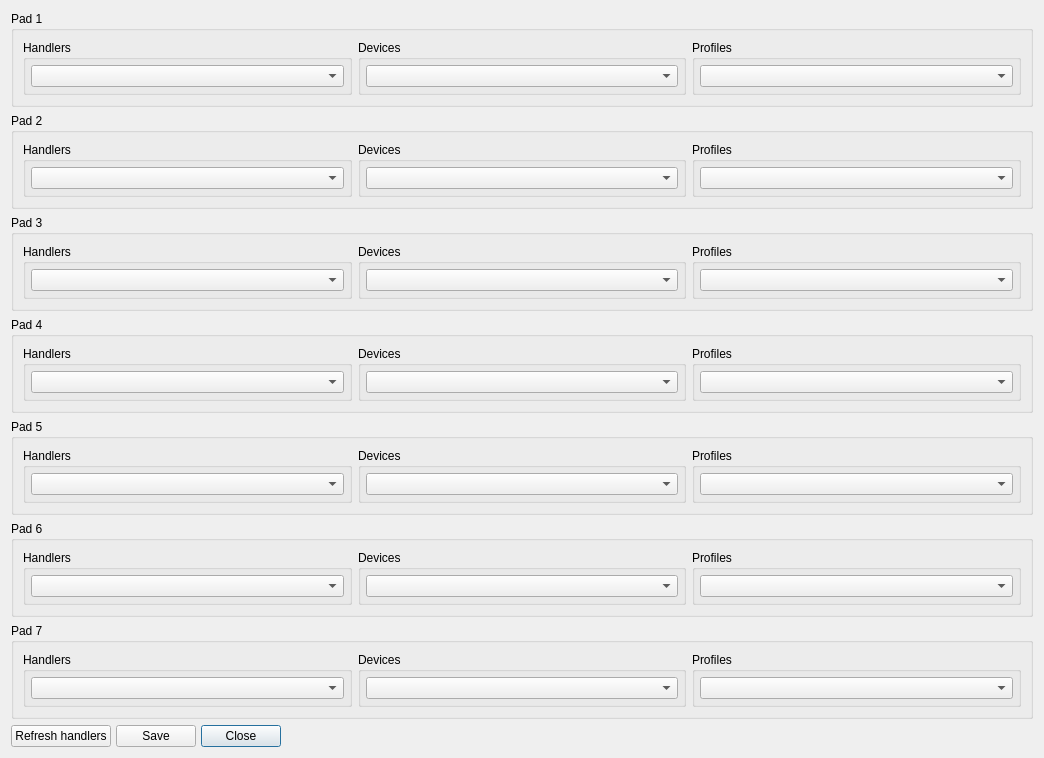
<?xml version="1.0" encoding="UTF-8"?>
<ui version="4.0">
 <class>custom_pad_settings_dialog</class>
 <widget class="QDialog" name="custom_pad_settings_dialog">
  <property name="geometry">
   <rect>
    <x>0</x>
    <y>0</y>
    <width>1044</width>
    <height>651</height>
   </rect>
  </property>
  <property name="sizePolicy">
   <sizepolicy hsizetype="Fixed" vsizetype="Fixed">
    <horstretch>0</horstretch>
    <verstretch>0</verstretch>
   </sizepolicy>
  </property>
  <property name="windowTitle">
   <string>Configure Pads</string>
  </property>
  <property name="windowIcon">
   <iconset>
    <normaloff>:/rpcs3.ico</normaloff>:/rpcs3.ico</iconset>
  </property>
  <layout class="QVBoxLayout" name="verticalLayout_2">
   <item>
    <layout class="QVBoxLayout" name="verticalLayout">
     <item>
      <layout class="QHBoxLayout" name="top_layout_j0">
       <item>
        <widget class="QGroupBox" name="groupBox_j0">
         <property name="title">
          <string>Pad 1</string>
         </property>
         <layout class="QHBoxLayout" name="topLayout_j0">
          <item>
           <widget class="QGroupBox" name="gb_handlers_j0">
            <property name="title">
             <string>Handlers</string>
            </property>
            <layout class="QHBoxLayout" name="horizontalLayout_j0">
             <property name="leftMargin">
              <number>5</number>
             </property>
             <property name="topMargin">
              <number>5</number>
             </property>
             <property name="rightMargin">
              <number>5</number>
             </property>
             <property name="bottomMargin">
              <number>5</number>
             </property>
             <item>
              <widget class="QComboBox" name="chooseHandler_j0"/>
             </item>
            </layout>
           </widget>
          </item>
          <item>
           <widget class="QGroupBox" name="gb_devices_j0">
            <property name="title">
             <string>Devices</string>
            </property>
            <layout class="QHBoxLayout" name="horizontalLayout_j0">
             <property name="leftMargin">
              <number>5</number>
             </property>
             <property name="topMargin">
              <number>5</number>
             </property>
             <property name="rightMargin">
              <number>5</number>
             </property>
             <property name="bottomMargin">
              <number>5</number>
             </property>
             <item>
              <widget class="QComboBox" name="chooseDevice_j0"/>
             </item>
            </layout>
           </widget>
          </item>
          <item>
           <widget class="QGroupBox" name="gb_profiles_j0">
            <property name="title">
             <string>Profiles</string>
            </property>
            <layout class="QHBoxLayout" name="horizontalLayout_j0">
             <property name="leftMargin">
              <number>5</number>
             </property>
             <property name="topMargin">
              <number>5</number>
             </property>
             <property name="rightMargin">
              <number>5</number>
             </property>
             <property name="bottomMargin">
              <number>5</number>
             </property>
             <item>
              <widget class="QComboBox" name="chooseProfile_j0"/>
             </item>
            </layout>
           </widget>
          </item>
         </layout>
        </widget>
       </item>
      </layout>
     </item>
     <item>
      <layout class="QHBoxLayout" name="top_layout_j1">
       <item>
        <widget class="QGroupBox" name="groupBox_j1">
         <property name="title">
          <string>Pad 2</string>
         </property>
         <layout class="QHBoxLayout" name="topLayout_j1">
          <item>
           <widget class="QGroupBox" name="gb_handlers_j1">
            <property name="title">
             <string>Handlers</string>
            </property>
            <layout class="QHBoxLayout" name="horizontalLayout_j1">
             <property name="leftMargin">
              <number>5</number>
             </property>
             <property name="topMargin">
              <number>5</number>
             </property>
             <property name="rightMargin">
              <number>5</number>
             </property>
             <property name="bottomMargin">
              <number>5</number>
             </property>
             <item>
              <widget class="QComboBox" name="chooseHandler_j1"/>
             </item>
            </layout>
           </widget>
          </item>
          <item>
           <widget class="QGroupBox" name="gb_devices_j1">
            <property name="title">
             <string>Devices</string>
            </property>
            <layout class="QHBoxLayout" name="horizontalLayout_j1">
             <property name="leftMargin">
              <number>5</number>
             </property>
             <property name="topMargin">
              <number>5</number>
             </property>
             <property name="rightMargin">
              <number>5</number>
             </property>
             <property name="bottomMargin">
              <number>5</number>
             </property>
             <item>
              <widget class="QComboBox" name="chooseDevice_j1"/>
             </item>
            </layout>
           </widget>
          </item>
          <item>
           <widget class="QGroupBox" name="gb_profiles_j1">
            <property name="title">
             <string>Profiles</string>
            </property>
            <layout class="QHBoxLayout" name="horizontalLayout_j1">
             <property name="leftMargin">
              <number>5</number>
             </property>
             <property name="topMargin">
              <number>5</number>
             </property>
             <property name="rightMargin">
              <number>5</number>
             </property>
             <property name="bottomMargin">
              <number>5</number>
             </property>
             <item>
              <widget class="QComboBox" name="chooseProfile_j1"/>
             </item>
            </layout>
           </widget>
          </item>
         </layout>
        </widget>
       </item>
      </layout>
     </item>
     <item>
      <layout class="QHBoxLayout" name="top_layout_j2">
       <item>
        <widget class="QGroupBox" name="groupBox_j2">
         <property name="title">
          <string>Pad 3</string>
         </property>
         <layout class="QHBoxLayout" name="topLayout_j2">
          <item>
           <widget class="QGroupBox" name="gb_handlers_j2">
            <property name="title">
             <string>Handlers</string>
            </property>
            <layout class="QHBoxLayout" name="horizontalLayout_j2">
             <property name="leftMargin">
              <number>5</number>
             </property>
             <property name="topMargin">
              <number>5</number>
             </property>
             <property name="rightMargin">
              <number>5</number>
             </property>
             <property name="bottomMargin">
              <number>5</number>
             </property>
             <item>
              <widget class="QComboBox" name="chooseHandler_j2"/>
             </item>
            </layout>
           </widget>
          </item>
          <item>
           <widget class="QGroupBox" name="gb_devices_j2">
            <property name="title">
             <string>Devices</string>
            </property>
            <layout class="QHBoxLayout" name="horizontalLayout_j2">
             <property name="leftMargin">
              <number>5</number>
             </property>
             <property name="topMargin">
              <number>5</number>
             </property>
             <property name="rightMargin">
              <number>5</number>
             </property>
             <property name="bottomMargin">
              <number>5</number>
             </property>
             <item>
              <widget class="QComboBox" name="chooseDevice_j2"/>
             </item>
            </layout>
           </widget>
          </item>
          <item>
           <widget class="QGroupBox" name="gb_profiles_j2">
            <property name="title">
             <string>Profiles</string>
            </property>
            <layout class="QHBoxLayout" name="horizontalLayout_j2">
             <property name="leftMargin">
              <number>5</number>
             </property>
             <property name="topMargin">
              <number>5</number>
             </property>
             <property name="rightMargin">
              <number>5</number>
             </property>
             <property name="bottomMargin">
              <number>5</number>
             </property>
             <item>
              <widget class="QComboBox" name="chooseProfile_j2"/>
             </item>
            </layout>
           </widget>
          </item>
         </layout>
        </widget>
       </item>
      </layout>
     </item>
     <item>
      <layout class="QHBoxLayout" name="top_layout_j3">
       <item>
        <widget class="QGroupBox" name="groupBox_j3">
         <property name="title">
          <string>Pad 4</string>
         </property>
         <layout class="QHBoxLayout" name="topLayout_j3">
          <item>
           <widget class="QGroupBox" name="gb_handlers_j3">
            <property name="title">
             <string>Handlers</string>
            </property>
            <layout class="QHBoxLayout" name="horizontalLayout_j3">
             <property name="leftMargin">
              <number>5</number>
             </property>
             <property name="topMargin">
              <number>5</number>
             </property>
             <property name="rightMargin">
              <number>5</number>
             </property>
             <property name="bottomMargin">
              <number>5</number>
             </property>
             <item>
              <widget class="QComboBox" name="chooseHandler_j3"/>
             </item>
            </layout>
           </widget>
          </item>
          <item>
           <widget class="QGroupBox" name="gb_devices_j3">
            <property name="title">
             <string>Devices</string>
            </property>
            <layout class="QHBoxLayout" name="horizontalLayout_j3">
             <property name="leftMargin">
              <number>5</number>
             </property>
             <property name="topMargin">
              <number>5</number>
             </property>
             <property name="rightMargin">
              <number>5</number>
             </property>
             <property name="bottomMargin">
              <number>5</number>
             </property>
             <item>
              <widget class="QComboBox" name="chooseDevice_j3"/>
             </item>
            </layout>
           </widget>
          </item>
          <item>
           <widget class="QGroupBox" name="gb_profiles_j3">
            <property name="title">
             <string>Profiles</string>
            </property>
            <layout class="QHBoxLayout" name="horizontalLayout_j3">
             <property name="leftMargin">
              <number>5</number>
             </property>
             <property name="topMargin">
              <number>5</number>
             </property>
             <property name="rightMargin">
              <number>5</number>
             </property>
             <property name="bottomMargin">
              <number>5</number>
             </property>
             <item>
              <widget class="QComboBox" name="chooseProfile_j3"/>
             </item>
            </layout>
           </widget>
          </item>
         </layout>
        </widget>
       </item>
      </layout>
     </item>
     <item>
      <layout class="QHBoxLayout" name="top_layout_j4">
       <item>
        <widget class="QGroupBox" name="groupBox_j4">
         <property name="title">
          <string>Pad 5</string>
         </property>
         <layout class="QHBoxLayout" name="topLayout_j4">
          <item>
           <widget class="QGroupBox" name="gb_handlers_j4">
            <property name="title">
             <string>Handlers</string>
            </property>
            <layout class="QHBoxLayout" name="horizontalLayout_j4">
             <property name="leftMargin">
              <number>5</number>
             </property>
             <property name="topMargin">
              <number>5</number>
             </property>
             <property name="rightMargin">
              <number>5</number>
             </property>
             <property name="bottomMargin">
              <number>5</number>
             </property>
             <item>
              <widget class="QComboBox" name="chooseHandler_j4"/>
             </item>
            </layout>
           </widget>
          </item>
          <item>
           <widget class="QGroupBox" name="gb_devices_j4">
            <property name="title">
             <string>Devices</string>
            </property>
            <layout class="QHBoxLayout" name="horizontalLayout_j4">
             <property name="leftMargin">
              <number>5</number>
             </property>
             <property name="topMargin">
              <number>5</number>
             </property>
             <property name="rightMargin">
              <number>5</number>
             </property>
             <property name="bottomMargin">
              <number>5</number>
             </property>
             <item>
              <widget class="QComboBox" name="chooseDevice_j4"/>
             </item>
            </layout>
           </widget>
          </item>
          <item>
           <widget class="QGroupBox" name="gb_profiles_j4">
            <property name="title">
             <string>Profiles</string>
            </property>
            <layout class="QHBoxLayout" name="horizontalLayout_j4">
             <property name="leftMargin">
              <number>5</number>
             </property>
             <property name="topMargin">
              <number>5</number>
             </property>
             <property name="rightMargin">
              <number>5</number>
             </property>
             <property name="bottomMargin">
              <number>5</number>
             </property>
             <item>
              <widget class="QComboBox" name="chooseProfile_j4"/>
             </item>
            </layout>
           </widget>
          </item>
         </layout>
        </widget>
       </item>
      </layout>
     </item>
     <item>
      <layout class="QHBoxLayout" name="top_layout_j5">
       <item>
        <widget class="QGroupBox" name="groupBox_j5">
         <property name="title">
          <string>Pad 6</string>
         </property>
         <layout class="QHBoxLayout" name="topLayout_j5">
          <item>
           <widget class="QGroupBox" name="gb_handlers_j5">
            <property name="title">
             <string>Handlers</string>
            </property>
            <layout class="QHBoxLayout" name="horizontalLayout_j5">
             <property name="leftMargin">
              <number>5</number>
             </property>
             <property name="topMargin">
              <number>5</number>
             </property>
             <property name="rightMargin">
              <number>5</number>
             </property>
             <property name="bottomMargin">
              <number>5</number>
             </property>
             <item>
              <widget class="QComboBox" name="chooseHandler_j5"/>
             </item>
            </layout>
           </widget>
          </item>
          <item>
           <widget class="QGroupBox" name="gb_devices_j5">
            <property name="title">
             <string>Devices</string>
            </property>
            <layout class="QHBoxLayout" name="horizontalLayout_j5">
             <property name="leftMargin">
              <number>5</number>
             </property>
             <property name="topMargin">
              <number>5</number>
             </property>
             <property name="rightMargin">
              <number>5</number>
             </property>
             <property name="bottomMargin">
              <number>5</number>
             </property>
             <item>
              <widget class="QComboBox" name="chooseDevice_j5"/>
             </item>
            </layout>
           </widget>
          </item>
          <item>
           <widget class="QGroupBox" name="gb_profiles_j5">
            <property name="title">
             <string>Profiles</string>
            </property>
            <layout class="QHBoxLayout" name="horizontalLayout_j5">
             <property name="leftMargin">
              <number>5</number>
             </property>
             <property name="topMargin">
              <number>5</number>
             </property>
             <property name="rightMargin">
              <number>5</number>
             </property>
             <property name="bottomMargin">
              <number>5</number>
             </property>
             <item>
              <widget class="QComboBox" name="chooseProfile_j5"/>
             </item>
            </layout>
           </widget>
          </item>
         </layout>
        </widget>
       </item>
      </layout>
     </item>
     <item>
      <layout class="QHBoxLayout" name="top_layout_j6">
       <item>
        <widget class="QGroupBox" name="groupBox_j6">
         <property name="title">
          <string>Pad 7</string>
         </property>
         <layout class="QHBoxLayout" name="topLayout_j6">
          <item>
           <widget class="QGroupBox" name="gb_handlers_j6">
            <property name="title">
             <string>Handlers</string>
            </property>
            <layout class="QHBoxLayout" name="horizontalLayout_j6">
             <property name="leftMargin">
              <number>5</number>
             </property>
             <property name="topMargin">
              <number>5</number>
             </property>
             <property name="rightMargin">
              <number>5</number>
             </property>
             <property name="bottomMargin">
              <number>5</number>
             </property>
             <item>
              <widget class="QComboBox" name="chooseHandler_j6"/>
             </item>
            </layout>
           </widget>
          </item>
          <item>
           <widget class="QGroupBox" name="gb_devices_j6">
            <property name="title">
             <string>Devices</string>
            </property>
            <layout class="QHBoxLayout" name="horizontalLayout_j6">
             <property name="leftMargin">
              <number>5</number>
             </property>
             <property name="topMargin">
              <number>5</number>
             </property>
             <property name="rightMargin">
              <number>5</number>
             </property>
             <property name="bottomMargin">
              <number>5</number>
             </property>
             <item>
              <widget class="QComboBox" name="chooseDevice_j6"/>
             </item>
            </layout>
           </widget>
          </item>
          <item>
           <widget class="QGroupBox" name="gb_profiles_j6">
            <property name="title">
             <string>Profiles</string>
            </property>
            <layout class="QHBoxLayout" name="horizontalLayout_j6">
             <property name="leftMargin">
              <number>5</number>
             </property>
             <property name="topMargin">
              <number>5</number>
             </property>
             <property name="rightMargin">
              <number>5</number>
             </property>
             <property name="bottomMargin">
              <number>5</number>
             </property>
             <item>
              <widget class="QComboBox" name="chooseProfile_j6"/>
             </item>
            </layout>
           </widget>
          </item>
         </layout>
        </widget>
       </item>
      </layout>
     </item>
    </layout>
   </item>
   <item>
    <layout class="QHBoxLayout" name="bottomLayout">
     <item>
      <layout class="QVBoxLayout" name="verticalLayout_left">
       <property name="spacing">
        <number>5</number>
       </property>
       <item>
        <layout class="QHBoxLayout" name="horizontalLayout">
         <item>
          <widget class="QPushButton" name="b_refresh">
           <property name="text">
            <string>Refresh handlers</string>
           </property>
           <property name="autoDefault">
            <bool>false</bool>
           </property>
          </widget>
         </item>
         <item>
          <widget class="QPushButton" name="b_ok">
           <property name="text">
            <string>Save</string>
           </property>
           <property name="autoDefault">
            <bool>false</bool>
           </property>
          </widget>
         </item>
         <item>
          <widget class="QPushButton" name="b_cancel">
           <property name="text">
            <string>Close</string>
           </property>
           <property name="default">
            <bool>true</bool>
           </property>
          </widget>
         </item>
         <item>
          <spacer name="horizontalSpacer">
           <property name="orientation">
            <enum>Qt::Horizontal</enum>
           </property>
           <property name="sizeHint" stdset="0">
            <size>
             <width>40</width>
             <height>20</height>
            </size>
           </property>
          </spacer>
         </item>
        </layout>
       </item>
      </layout>
     </item>
    </layout>
   </item>
  </layout>
 </widget>
 <resources/>
 <connections/>
</ui>
